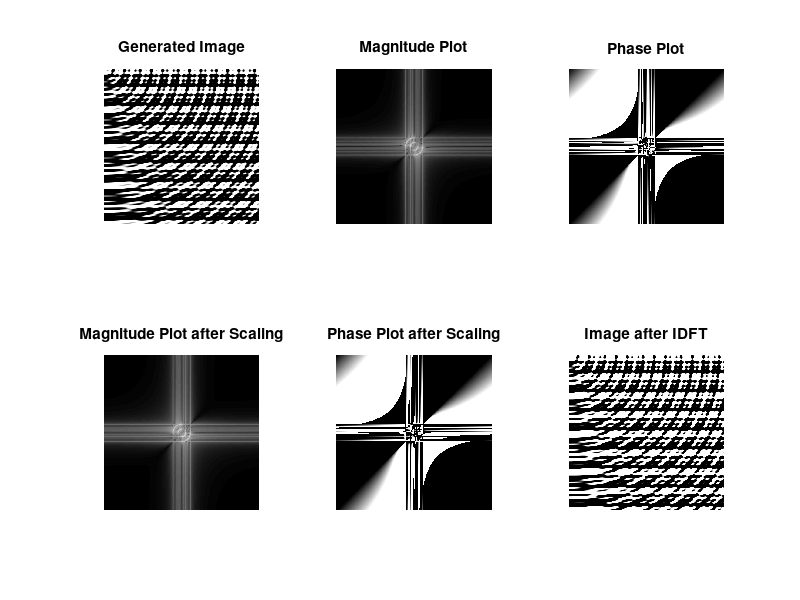

This figure's MATLAB source:
%Creating image by using the fiven function.
img = zeros(512);
for x = 1:512
    for y = 1:512
        img(x,y) = sin(0.1 * x) + sin(0.2 * x) + cos(0.4 * x) + sin( sqrt(x^2 + y^2) * 0.15 ) + sin ( sqrt(x^2 + y^2) * 0.35 );
    end
end
subplot(2,3,1);
imshow(img);
title('Generated Image');

%Finding the DFT of the image using IFFT
%Plotting the magnitude plot of the frequency domain of the image
imgDft = fft2(img);

subplot(2,3,2);
imshow(mat2gray(log(fftshift(abs(imgDft) + 1))));
title('Magnitude Plot');
subplot(2,3,3);
imshow(fftshift(angle(imgDft)));
title('Phase Plot');

%Doubling the frequency domain values
%Displaying magnitude plot offrequency domain
magDft = abs(imgDft)*2;
subplot(2,3,4);
imshow(mat2gray(log(fftshift(magDft + 1))));
title('Magnitude Plot after Scaling');

subplot(2,3,5);
imshow(fftshift(angle(imgDft)));
title('Phase Plot after Scaling');

newImg = ifft2(magDft.*exp(1i*angle(imgDft)));
subplot(2,3,6);
imshow(newImg);
title('Image after IDFT');





